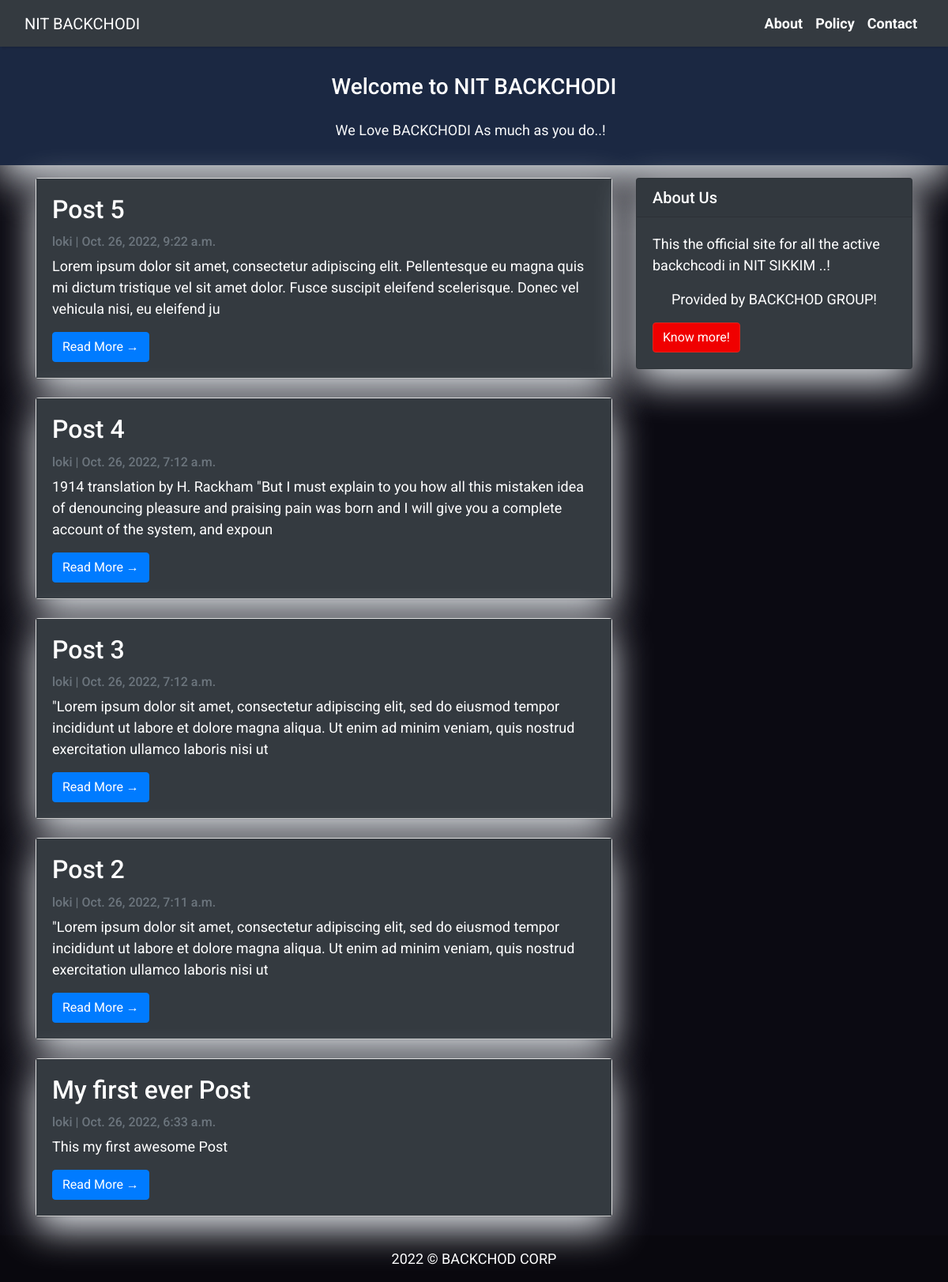
The page / on the database its author committed.
### blog/models.py (models this page shows, shortened)
class Post(models.Model):
    title = models.CharField(max_length=200, unique=True)
    slug = models.SlugField(max_length=200, unique=True)
    author = models.ForeignKey(User, on_delete= models.CASCADE,related_name='blog_posts')
    updated_on = models.DateTimeField(auto_now= True)
    content = models.TextField()
    created_on = models.DateTimeField(auto_now_add=True)
    status = models.IntegerField(choices=STATUS, default=0)
    class Meta:
        ordering = ['-created_on']

### blog/views.py (the view)
# urls.py: path('', views.PostList.as_view(), name='home'),
class PostList(generic.ListView):
    queryset = Post.objects.filter(status=1).order_by('-created_on')
    template_name = 'index.html'

### templates/index.html (shortened to what this page needs)
{% extends "base.html" %}
{% block content %}
<header class="masthead">
    <div class="container text-center">
        <div class="row">
            <div class=" col-md-8 col-md-10 mx-auto">
                <div class="site-heading">
                    <h3 class=" site-heading my-4 mt-3 text-white text-center"> Welcome to NIT BACKCHODI </h3>
                    <p class="text-light">We Love BACKCHODI As much as you do..! &nbsp
                    </p>
                </div>
            </div>
        </div>
    </div>
</header>
<div class="container">
    <div class="row">
        <div class="col-md-8 mt-3 left">
            {% for post in post_list %}
            <div class="card mb-4">
                <div class="card-body bg-dark shadow text-white">
                    <h2 class="card-title">{{ post.title }}</h2>
                    <p class="card-text text-muted h6">{{ post.author }} | {{ post.created_on}} </p>
                    <p class="card-text">{{post.content|slice:":200" }}</p>
                    <a href="{% url 'post_detail' post.slug  %}" class="btn btn-primary">Read More &rarr;</a>
                </div>
            </div>
            {% endfor %}
        </div>
        {% block sidebar %} {% include 'sidebar.html' %} {% endblock sidebar %}
    </div>
</div>
{%endblock%}

### templates/base.html (shortened to what this page needs)
<!DOCTYPE html>
<html>
    <head>
        <link rel="stylesheet" href="https://maxcdn.bootstrapcdn.com/bootstrap/4.0.0/css/bootstrap.min.css"
 />
        <link rel="stylesheet" href="https://cdnjs.cloudflare.com/ajax/libs/font-awesome/6.2.0/css/all.min.css"
 />
    </head>
    <body>
        <nav class="navbar navbar-expand-lg navbar-light bg-dark shadow" id="mainNav">
            <div class="container-fluid">
                <a class="navbar-brand text-white" href="{% url 'home' %}">NIT BACKCHODI</a>
                <div class="collapse navbar-collapse text-white" id="navbarResponsive">
                    <ul class="navbar-nav ml-auto text-white">
                        <li class="nav-item text-white">
                            <a class="nav-link text-white font-weight-bold" href="#">About</a>
                        </li>
                        <li class="nav-item text-white">
                            <a class="nav-link text-white font-weight-bold" href="#">Policy</a>
                        </li>
                        <li class="nav-item text-white">
                            <a class="nav-link text-white font-weight-bold" href="#">Contact</a>
                        </li>
                    </ul>
                </div>
            </div>
        </nav>
        {% block content %}{% endblock content %}
          <footer class="bg-daark text-center text-lg-start text-white">
            <div class="text-center p-3" style="background-color: rgba(0, 0, 0, 0.2);">
                2022 &copy; BACKCHOD CORP
            </div>
          </footer>
    </body>
</html>

### templates/sidebar.html (shortened to what this page needs)
{% block sidebar %}
<div class="col-md-4 float-right  ">
<div class="card my-3 bg-dark text-white">
        <h5 class="card-header">About Us</h5>
    <div class="card-body">
        <p class="card-text"> This the official site for all  the active backchcodi  in NIT SIKKIM ..!</p>
        <p class="card-text-bold text-center"> Provided by BACKCHOD GROUP!</p>
        <a href="#"
           class="btn btn-danger">Know more!</a>
    </div>
</div>
</div>
{% endblock sidebar %}

### templates/base.html (style rules this page uses)
body { font-family: "Roboto", sans-serif; font-size: 17px; background-color: #0b0a12; }
.shadow { box-shadow: 0 4px 2px -2px rgba(0, 0, 0, 0.1); }
.btn-danger { color: #fff; background-color: #f00000; border-color: #dc281e; }
.masthead { background: #1b2842; height: auto; padding-bottom: 15px; box-shadow: 0 16px 48px #E3E7EB; padding-top: 10px; }

### templates/index.html (style rules this page uses)
body { font-family: "Roboto", sans-serif; font-size: 18px; background-color: #0b0a12; }
.card { box-shadow: 0 16px 48px #E3E7EB; }

### templates/sidebar.html (style rules this page uses)
.card { box-shadow: 0 16px 48px #E3E7EB; top: }

### rows shown on the page
Post: title "Post 5", author "loki", created_on "Oct. 26, 2022, 9:22 a.m.", content "Lorem ipsum dolor sit amet, consectetur adipiscing elit. Pellentesque eu magna quis mi dictum tristique vel sit amet dolor. Fusce suscipit eleifend scelerisque. Donec vel vehicula nisi, eu eleifend ju"
Post: title "Post 4", author "loki", created_on "Oct. 26, 2022, 7:12 a.m.", content "1914 translation by H. Rackham \"But I must explain to you how all this mistaken idea of denouncing pleasure and praising pain was born and I will give you a complete account of the system, and expoun"
Post: title "Post 3", author "loki", created_on "Oct. 26, 2022, 7:12 a.m.", content "\"Lorem ipsum dolor sit amet, consectetur adipiscing elit, sed do eiusmod tempor incididunt ut labore et dolore magna aliqua. Ut enim ad minim veniam, quis nostrud exercitation ullamco laboris nisi ut"
Post: title "Post 2", author "loki", created_on "Oct. 26, 2022, 7:11 a.m.", content "\"Lorem ipsum dolor sit amet, consectetur adipiscing elit, sed do eiusmod tempor incididunt ut labore et dolore magna aliqua. Ut enim ad minim veniam, quis nostrud exercitation ullamco laboris nisi ut"
Post: title "My first ever Post", author "loki", created_on "Oct. 26, 2022, 6:33 a.m.", content "This my first awesome Post"
